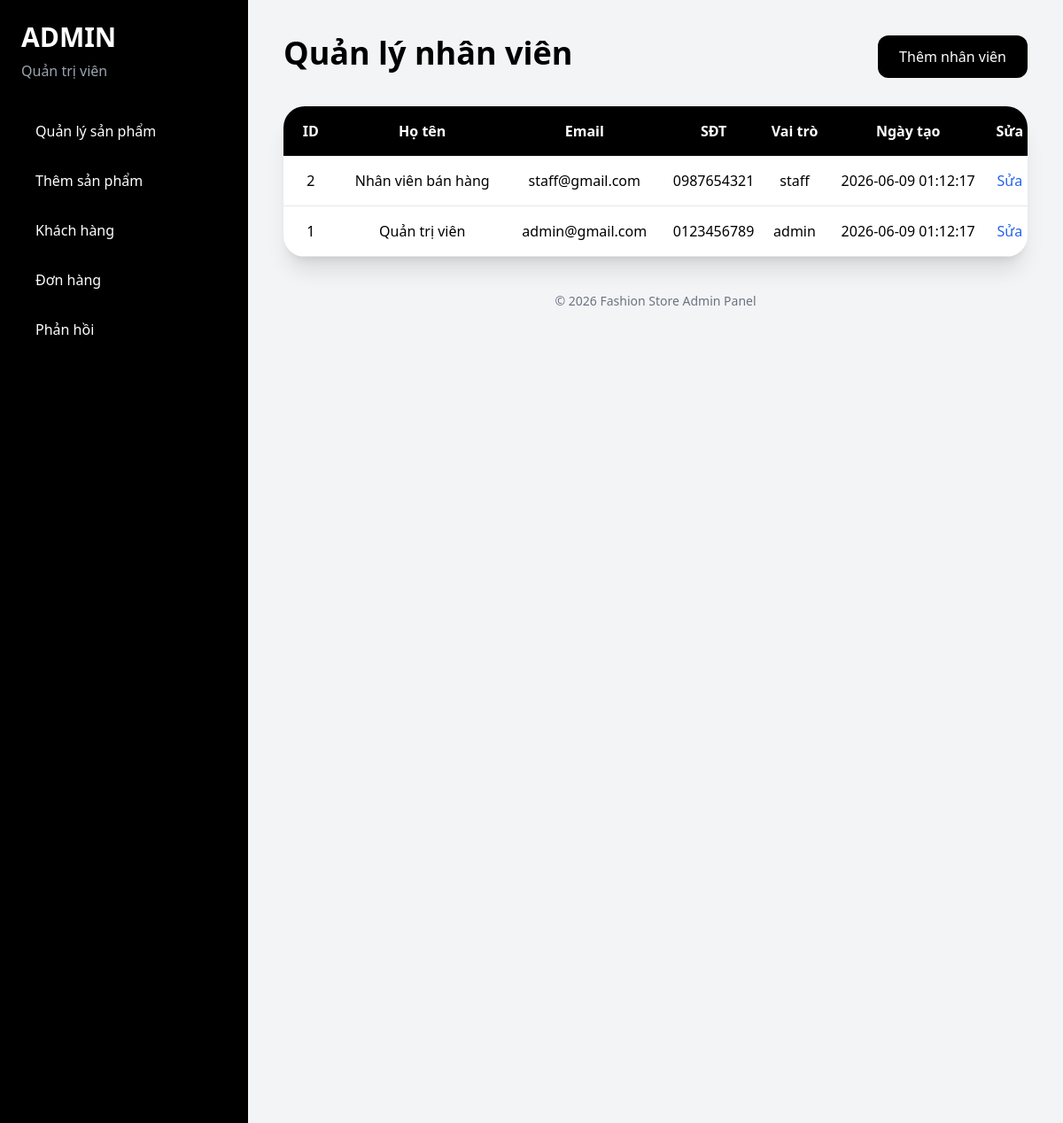
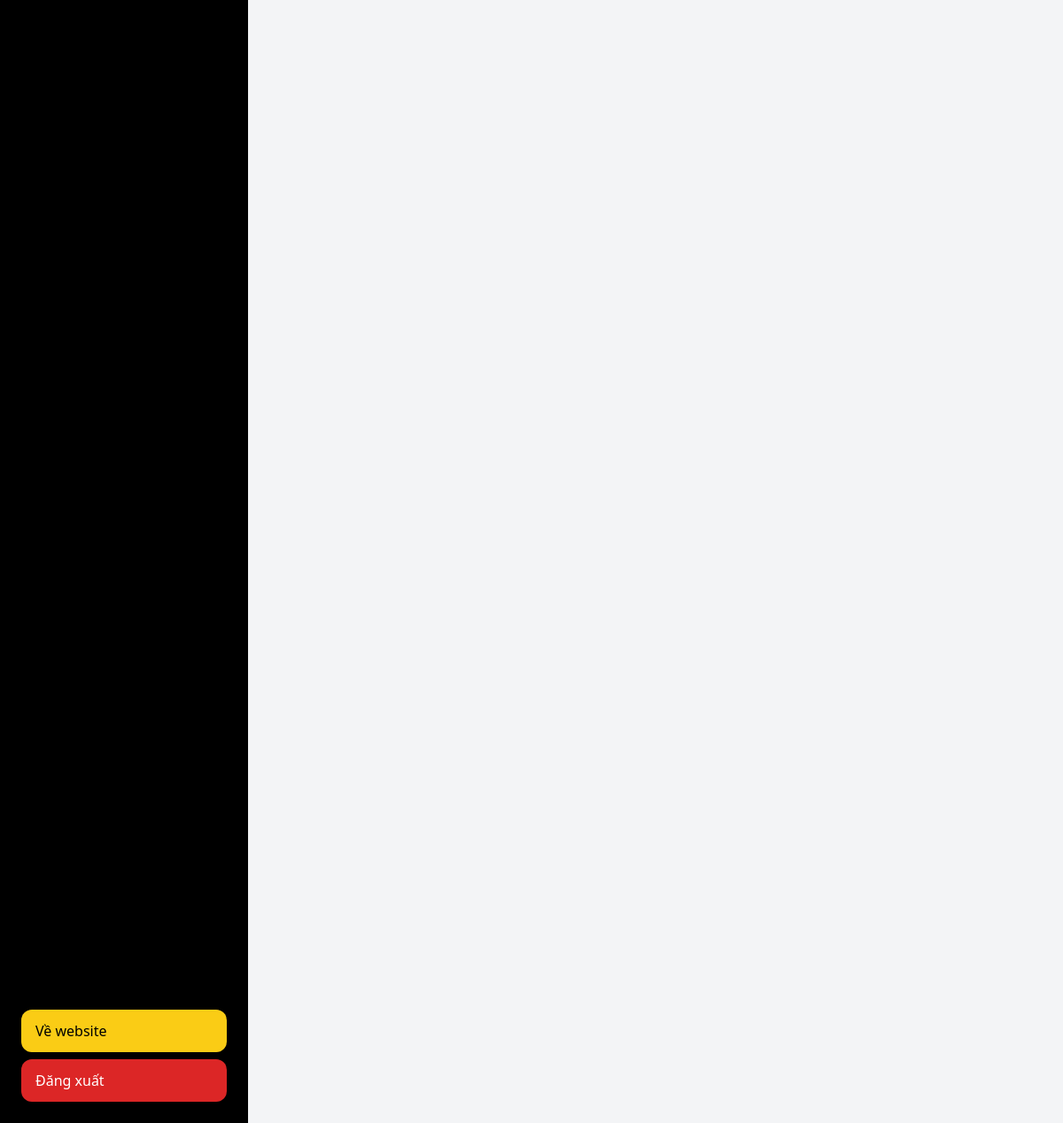
The page /admin/staff.php (signed in) on the database its author committed (2 pictures, top to bottom).
### tables this page shows
CREATE TABLE users (
  id INT AUTO_INCREMENT PRIMARY KEY,
  fullname VARCHAR(255) NOT NULL,
  email VARCHAR(255) NOT NULL UNIQUE,
  password VARCHAR(255) NOT NULL,
  phone VARCHAR(20),
  address TEXT,
  role ENUM('admin','staff','customer') DEFAULT 'customer',
  last_login DATETIME NULL,
  created_at DATETIME DEFAULT CURRENT_TIMESTAMP
);

### admin/staff.php (the view, shortened to what this page needs)
<?php require_once '../config/database.php'; require_once '../includes/auth.php'; requireAdmin(); $staff=$conn->query("SELECT * FROM users WHERE role IN ('admin','staff') ORDER BY id DESC")->fetchAll(PDO::FETCH_ASSOC); $pageTitle='Quản lý nhân viên'; include '_layout_start.php'; ?>
<div class="flex justify-between mb-8"><h1 class="text-4xl font-black">Quản lý nhân viên</h1><a href="add_staff.php" class="bg-black text-white px-6 py-3 rounded-xl">Thêm nhân viên</a></div><div class="bg-white rounded-3xl shadow-xl overflow-hidden"><table class="w-full"><tr class="bg-black text-white"><th class="p-4">ID</th><th>Họ tên</th><th>Email</th><th>SĐT</th><th>Vai trò</th><th>Ngày tạo</th><th>Sửa</th></tr><?php foreach($staff as $s): ?><tr class="border-b text-center"><td class="p-4"><?= $s['id'] ?></td><td><?= htmlspecialchars($s['fullname']) ?></td><td><?= htmlspecialchars($s['email']) ?></td><td><?= htmlspecialchars($s['phone']) ?></td><td><?= $s['role'] ?></td><td><?= $s['created_at'] ?></td><td><a class="text-blue-600" href="edit_staff.php?id=<?= $s['id'] ?>">Sửa</a></td></tr><?php endforeach; ?></table></div><?php include '_layout_end.php'; ?>

### admin/_layout_start.php (shortened to what this page needs)
<?php
$currentPage = basename($_SERVER["PHP_SELF"]);
function activeMenu($page, $currentPage) {
    return $page === $currentPage
        ? "bg-white text-black"
        : "hover:bg-white hover:text-black";
}
?>
<!DOCTYPE html>
<html lang="vi">
<head>
    <script src="https://cdn.tailwindcss.com"></script>
</head>
<body class="bg-gray-100">
<div class="flex min-h-screen">
    <aside class="w-[280px] bg-black text-white fixed top-0 left-0 bottom-0 p-6 overflow-y-auto">
        <div class="flex flex-col h-full">
            <div>
                <h1 class="text-3xl font-extrabold mb-2">ADMIN</h1>
                <p class="text-gray-400 mb-8">
                    <?php echo htmlspecialchars($_SESSION["fullname"] ?? "Quản trị viên"); ?>
                </p>
                <nav class="space-y-2">
                    <a href="products.php"
                       class="block px-4 py-3 rounded-xl <?php echo activeMenu('products.php', $currentPage); ?>">
                        Quản lý sản phẩm
                    </a>
                    <a href="add_product.php"
                       class="block px-4 py-3 rounded-xl <?php echo activeMenu('add_product.php', $currentPage); ?>">
                        Thêm sản phẩm
                    </a>
                    <a href="customers.php"
                       class="block px-4 py-3 rounded-xl <?php echo activeMenu('customers.php', $currentPage); ?>">
                        Khách hàng
                    </a>
                    <a href="orders.php"
                       class="block px-4 py-3 rounded-xl <?php echo activeMenu('orders.php', $currentPage); ?>">
                        Đơn hàng
                    </a>
                    <a href="feedback.php"
                       class="block px-4 py-3 rounded-xl <?php echo activeMenu('feedback.php', $currentPage); ?>">
                        Phản hồi
                    </a>
                </nav>
            </div>
            <div class="mt-auto space-y-2 pt-6">
                <a href="../index.php"
                   class="block px-4 py-3 rounded-xl bg-yellow-400 text-black hover:bg-yellow-300">
                    Về website
                </a>
                <a href="../logout.php"
                   class="block px-4 py-3 rounded-xl bg-red-600 text-white hover:bg-red-700">
                    Đăng xuất
                </a>
            </div>
        </div>
    </aside>
    <main class="ml-[280px] p-10 w-full">

### admin/_layout_end.php
        <footer class="mt-10 text-center text-gray-500 text-sm">
            © 2026 Fashion Store Admin Panel
        </footer>
    </main>
</div>
</body>
</html>

### rows shown on the page
users: id "2", fullname "Nhân viên bán hàng", email "staff@gmail.com", phone "0987654321", role "staff", created_at "2026-06-09 01:12:17"
users: id "1", fullname "Quản trị viên", email "admin@gmail.com", phone "0123456789", role "admin", created_at "2026-06-09 01:12:17"

### other values the page prints
$_SESSION["fullname"] "Quản trị viên"
